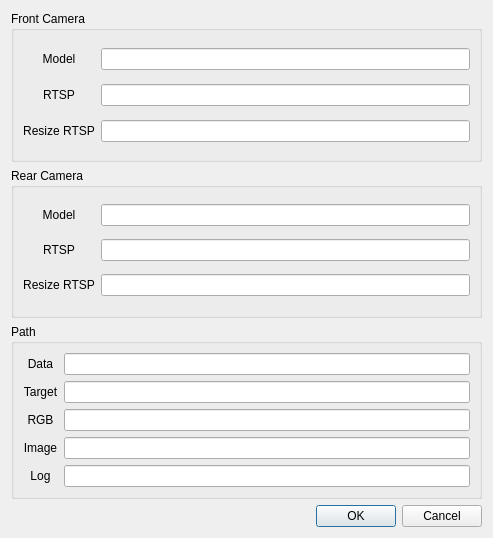
<?xml version="1.0" encoding="UTF-8"?>
<ui version="4.0">
 <class>Dialog</class>
 <widget class="QDialog" name="Dialog">
  <property name="geometry">
   <rect>
    <x>0</x>
    <y>0</y>
    <width>493</width>
    <height>538</height>
   </rect>
  </property>
  <property name="windowTitle">
   <string>JS-08 Setting</string>
  </property>
  <layout class="QGridLayout" name="gridLayout">
   <item row="2" column="0">
    <widget class="QGroupBox" name="groupBox_3">
     <property name="title">
      <string>Path</string>
     </property>
     <layout class="QGridLayout" name="gridLayout_6">
      <item row="0" column="0">
       <widget class="QLabel" name="label_7">
        <property name="text">
         <string>Data</string>
        </property>
        <property name="alignment">
         <set>Qt::AlignCenter</set>
        </property>
       </widget>
      </item>
      <item row="2" column="1">
       <widget class="QLineEdit" name="rgb_path_lineEdit"/>
      </item>
      <item row="1" column="0">
       <widget class="QLabel" name="label_8">
        <property name="text">
         <string>Target</string>
        </property>
        <property name="alignment">
         <set>Qt::AlignCenter</set>
        </property>
       </widget>
      </item>
      <item row="1" column="1">
       <widget class="QLineEdit" name="target_path_lineEdit"/>
      </item>
      <item row="2" column="0">
       <widget class="QLabel" name="label_9">
        <property name="text">
         <string>RGB</string>
        </property>
        <property name="alignment">
         <set>Qt::AlignCenter</set>
        </property>
       </widget>
      </item>
      <item row="0" column="1">
       <widget class="QLineEdit" name="data_path_lineEdit"/>
      </item>
      <item row="3" column="1">
       <widget class="QLineEdit" name="image_path_lineEdit"/>
      </item>
      <item row="4" column="0">
       <widget class="QLabel" name="label_11">
        <property name="text">
         <string>Log</string>
        </property>
        <property name="alignment">
         <set>Qt::AlignCenter</set>
        </property>
       </widget>
      </item>
      <item row="3" column="0">
       <widget class="QLabel" name="label_10">
        <property name="text">
         <string>Image</string>
        </property>
        <property name="alignment">
         <set>Qt::AlignCenter</set>
        </property>
       </widget>
      </item>
      <item row="4" column="1">
       <widget class="QLineEdit" name="log_path_lineEdit"/>
      </item>
     </layout>
    </widget>
   </item>
   <item row="0" column="0">
    <widget class="QGroupBox" name="groupBox">
     <property name="title">
      <string>Front Camera</string>
     </property>
     <layout class="QGridLayout" name="gridLayout_4">
      <item row="1" column="0">
       <widget class="QLabel" name="label_2">
        <property name="text">
         <string>RTSP</string>
        </property>
        <property name="alignment">
         <set>Qt::AlignCenter</set>
        </property>
       </widget>
      </item>
      <item row="1" column="1">
       <widget class="QLineEdit" name="front_rtsp_lineEdit"/>
      </item>
      <item row="2" column="0">
       <widget class="QLabel" name="label_3">
        <property name="text">
         <string>Resize RTSP</string>
        </property>
        <property name="alignment">
         <set>Qt::AlignCenter</set>
        </property>
       </widget>
      </item>
      <item row="2" column="1">
       <widget class="QLineEdit" name="front_resize_rtsp_lineEdit"/>
      </item>
      <item row="0" column="0">
       <widget class="QLabel" name="label">
        <property name="text">
         <string>Model</string>
        </property>
        <property name="alignment">
         <set>Qt::AlignCenter</set>
        </property>
       </widget>
      </item>
      <item row="0" column="1">
       <widget class="QLineEdit" name="front_model_lineEdit"/>
      </item>
     </layout>
    </widget>
   </item>
   <item row="1" column="0">
    <widget class="QGroupBox" name="groupBox_2">
     <property name="title">
      <string>Rear Camera</string>
     </property>
     <layout class="QGridLayout" name="gridLayout_5">
      <item row="0" column="0">
       <widget class="QLabel" name="label_4">
        <property name="text">
         <string>Model</string>
        </property>
        <property name="alignment">
         <set>Qt::AlignCenter</set>
        </property>
       </widget>
      </item>
      <item row="1" column="0">
       <widget class="QLabel" name="label_5">
        <property name="text">
         <string>RTSP</string>
        </property>
        <property name="alignment">
         <set>Qt::AlignCenter</set>
        </property>
       </widget>
      </item>
      <item row="0" column="1">
       <widget class="QLineEdit" name="rear_model_lineEdit"/>
      </item>
      <item row="1" column="1">
       <widget class="QLineEdit" name="rear_rtsp_lineEdit"/>
      </item>
      <item row="2" column="0">
       <widget class="QLabel" name="label_6">
        <property name="text">
         <string>Resize RTSP</string>
        </property>
        <property name="alignment">
         <set>Qt::AlignCenter</set>
        </property>
       </widget>
      </item>
      <item row="2" column="1">
       <widget class="QLineEdit" name="rear_resize_rtsp_lineEdit"/>
      </item>
     </layout>
    </widget>
   </item>
   <item row="3" column="0">
    <widget class="QDialogButtonBox" name="buttonBox">
     <property name="orientation">
      <enum>Qt::Horizontal</enum>
     </property>
     <property name="standardButtons">
      <set>QDialogButtonBox::Cancel|QDialogButtonBox::Ok</set>
     </property>
    </widget>
   </item>
  </layout>
 </widget>
 <resources/>
 <connections>
  <connection>
   <sender>buttonBox</sender>
   <signal>accepted()</signal>
   <receiver>Dialog</receiver>
   <slot>accept()</slot>
   <hints>
    <hint type="sourcelabel">
     <x>248</x>
     <y>254</y>
    </hint>
    <hint type="destinationlabel">
     <x>157</x>
     <y>274</y>
    </hint>
   </hints>
  </connection>
  <connection>
   <sender>buttonBox</sender>
   <signal>rejected()</signal>
   <receiver>Dialog</receiver>
   <slot>reject()</slot>
   <hints>
    <hint type="sourcelabel">
     <x>316</x>
     <y>260</y>
    </hint>
    <hint type="destinationlabel">
     <x>286</x>
     <y>274</y>
    </hint>
   </hints>
  </connection>
 </connections>
</ui>
